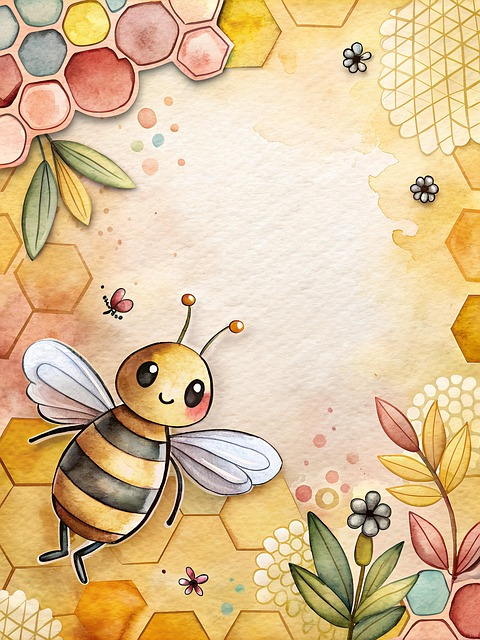
#> input picture ComputerVision/Class 01 Introduction/bee-8790316_640.jpg, 480 x 640 px
$ jupyter execute Basic_Image_details.ipynb
#> lines starting #> are read from the running program, lines starting #| are printed output that depends on the picture
[cell 1]
import cv2
import matplotlib.pyplot as plt

# Load an image from a file
img = cv2.imread('bee-8790316_640.jpg')   # Replace with your own image path
#> img is the input picture: shape (640, 480, 3); mean B, G, R 150.7, 192.4, 220.8

# OpenCV loads images in BGR format; convert to RGB
img_rgb = cv2.cvtColor(img, cv2.COLOR_BGR2RGB)

# Show the image
plt.imshow(img_rgb)
plt.title("Original Image")
plt.axis('off')
plt.show()

[cell 2]
### The image is stored as a 3D NumPy array —
### each pixel is a combination of 3 values: Red, Green, and Blue.

[cell 3]
print("Shape of the image:", img_rgb.shape)   # (height, width, channels)
#| Shape of the image: (640, 480, 3)
print("Pixel values at (0,0):", img_rgb[0,0])  # RGB values of top-left pixel
#| Pixel values at (0,0): [251 179 131]

[cell 4]
## Here, we’re printing the actual matrix the computer sees. Each entry is a [R, G, B] triplet.

# Show a zoomed-in patch
patch = img_rgb[0:10, 0:10]   # Top-left 10x10 pixels
print("10x10 pixel values:\n", patch)
#> (printed output is left out)

[cell 5]
### Grayscale images have only 1 value per pixel — intensity from black (0) to white (255).
### This is simpler and often used in early CV tasks.

img_gray = cv2.cvtColor(img, cv2.COLOR_BGR2GRAY)
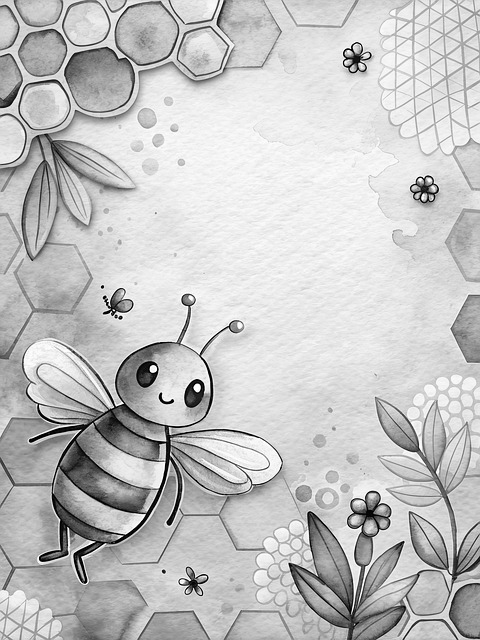
#> img_gray: shape (640, 480); min 0, max 255, mean 196.1

plt.imshow(img_gray, cmap='gray')
plt.title("Grayscale Image")
plt.axis('off')
plt.show()

print("Grayscale shape:", img_gray.shape)
#| Grayscale shape: (640, 480)
print("Grayscale pixel value at (0,0):", img_gray[0,0])
#| Grayscale pixel value at (0,0): 195

[cell 6]
### This is how color is represented digitally — three separate layers stacked together (RGB).
### Each layer stores how much of that color to show.

r, g, b = img_rgb[:,:,0], img_rgb[:,:,1], img_rgb[:,:,2]
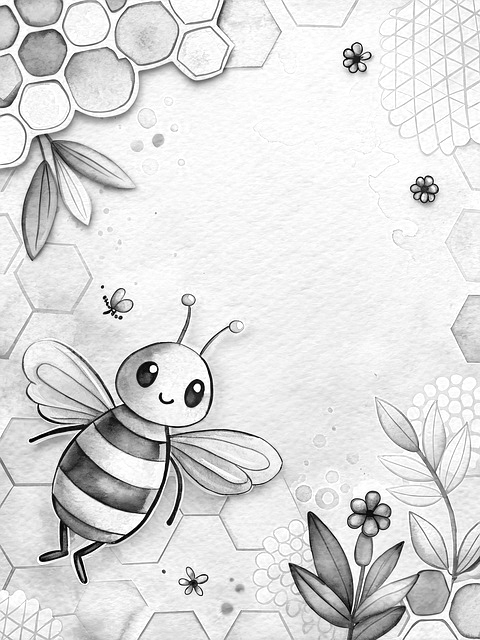
#> r: shape (640, 480); min 0, max 255, mean 220.8
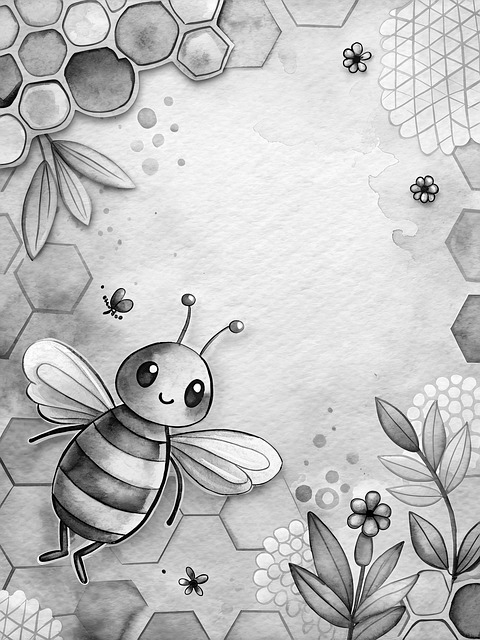
#> g: shape (640, 480); min 0, max 255, mean 192.4
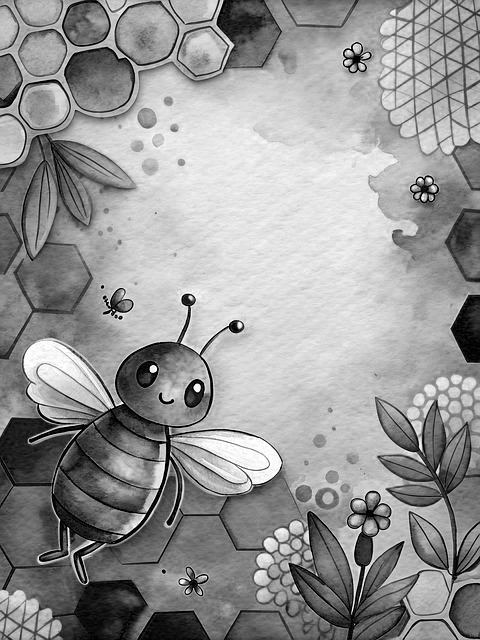
#> b: shape (640, 480); min 0, max 255, mean 150.7

fig, axs = plt.subplots(1, 3, figsize=(12, 4))
axs[0].imshow(r, cmap='Reds')
axs[0].set_title('Red Channel')
axs[1].imshow(g, cmap='Greens')
axs[1].set_title('Green Channel')
axs[2].imshow(b, cmap='Blues')
axs[2].set_title('Blue Channel')

for ax in axs:
    ax.axis('off')
plt.show()

[cell 7]
### OPTIONAL

[cell 8]
import numpy as np

# Tiny image for pixel visualization
tiny = np.array([
    [  0,  50, 100],
    [150, 200, 250],
    [ 30,  80, 180]
], dtype=np.uint8)

plt.imshow(tiny, cmap='gray')
plt.title("Tiny 3x3 Grayscale Image")
plt.grid(True)
plt.xticks(range(3))
plt.yticks(range(3))
plt.colorbar()
plt.show()
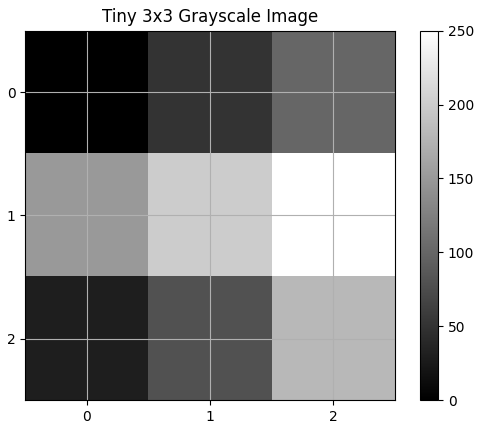
#> figure drawn by matplotlib, 2 panels

print("Matrix:\n", tiny)
